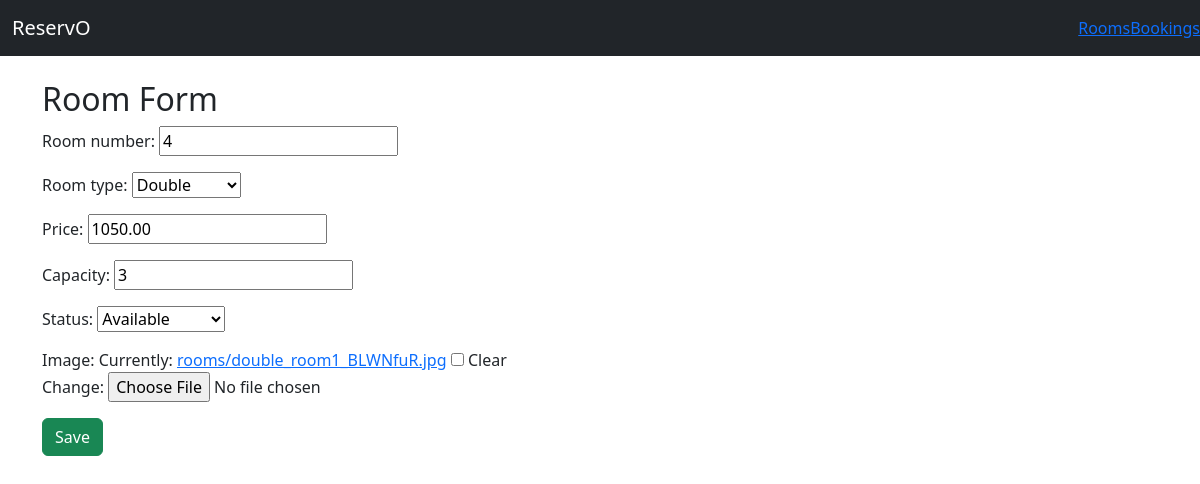
/rooms/update/11/, run on the app's committed database.
### rooms/models.py (models this page shows, shortened)
class Room(models.Model):
    ROOM_TYPES = [
        ("single", "Single"),
        ("double", "Double"),
        ("suite", "Suite"),
        ("conference", "Conference"),
    ]
    STATUS_CHOICES = [
        ("available", "Available"),
        ("booked", "Booked"),
        ("maintenance", "Maintenance"),
        ("out_of_service", "Out of Service"),
    ]
    room_number = models.CharField(max_length=20, unique=True)
    room_type = models.CharField(max_length=20, choices=ROOM_TYPES, default='single')
    price = models.DecimalField(decimal_places=2, max_digits=10)
    capacity = models.PositiveSmallIntegerField(default=1)
    status = models.CharField(max_length=20, choices=STATUS_CHOICES, default="available")
    description = models.TextField(blank=True)
    image = models.ImageField(upload_to="rooms/", blank=True)
    class Meta:
        ordering = ["room_number"]

### rooms/views.py (the view)
# urls.py: path('update/<int:pk>/', views.room_update, name='room_update'),
def room_update(request, pk):
    room = get_object_or_404(Room, pk=pk)
    if request.method == 'POST':
        form = RoomForm(request.POST, request.FILES, instance=room)
        if form.is_valid():
            form.save()
            return redirect('room_list')
    else:
        form = RoomForm(instance=room)
    return render(request, 'rooms/room_form.html', {'form': form})

### rooms/forms.py
class RoomForm(forms.ModelForm):
    class Meta:
        model = Room
        fields= ['room_number','room_type','price','capacity','status','image']

### rooms/templates/rooms/room_form.html (shortened to what this page needs)
{% extends "base.html" %}
{% block content %}
<h2>Room Form</h2>
<form method="post" enctype="multipart/form-data">
    {{ form.as_p }}
    <button type="submit" class="btn btn-success">Save</button>
</form>
{% endblock %}

### data on the page
Room: room_number "4", room_type "Double", price "1050.00", capacity "3", status "Available"
